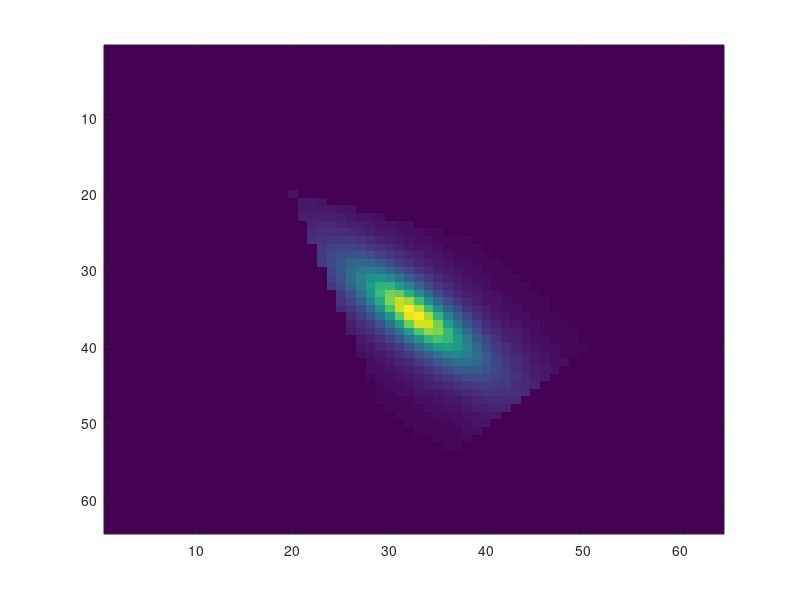
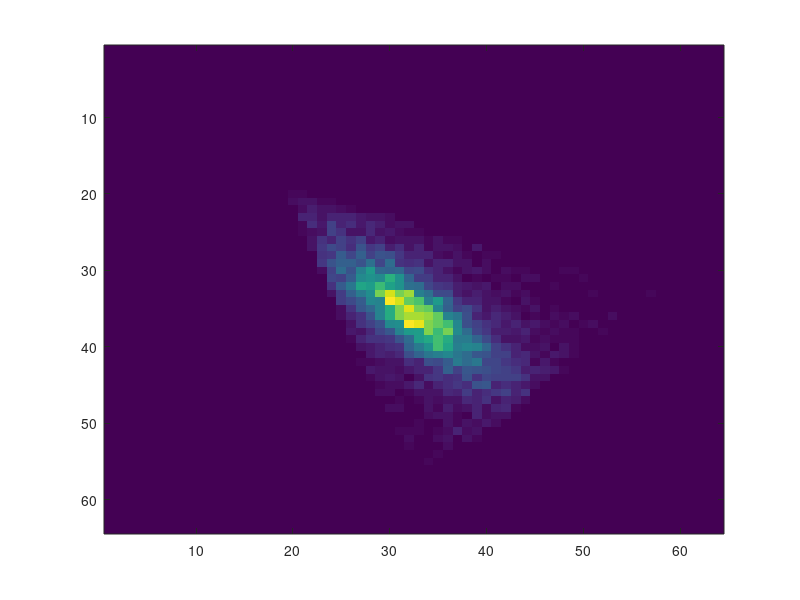

Write the MATLAB code that produced these figures, in order.
function [] = test_simulation()

	%% Cauchy parameters
	a = [0.5 0];
	b = [1 1];
	p = 0.8;

	%% Triangle vertices
	x1 = [-2 -2];
	x2 = [0 4];
	x3 = [4 0];
	
	%% plot axes
	AXES = [-5 5 -5 5]	
	PLOT_RESOLUTION = 64;
	
	%% plot the Cauchy distribution inside the triangle
	distrib_reference = zeros(PLOT_RESOLUTION, PLOT_RESOLUTION);
	for j=1:PLOT_RESOLUTION
	for i=1:PLOT_RESOLUTION

		x(1) = AXES(1) + (AXES(2)-AXES(1)) * (i-0.5)/PLOT_RESOLUTION;
		x(2) = AXES(1) + (AXES(2)-AXES(1)) * (j-0.5)/PLOT_RESOLUTION;
		distrib_reference(i,j) = Cauchy(x, a, b, p) * InsideTriangle(x1, x2, x3, x);
			
	end
	end
	figure
	imagesc(distrib_reference)
	
	%% generate 8k random points and plot
	numberOfPoints = 8192
	distrib_simulated = zeros(PLOT_RESOLUTION, PLOT_RESOLUTION);
	for i = 1:numberOfPoints
			
		% generate random numbers
		U1 = rand;
		U2 = rand;
		
		% get point
		x = SimulateCauchyOverPolygon_analytic(x1, x2, x3, a, b, p, U1, U2);

		% splat point in distribution
		i = floor((x(1)-AXES(1)) / (AXES(2)-AXES(1)) * PLOT_RESOLUTION) + 1;
		j = floor((x(2)-AXES(3)) / (AXES(4)-AXES(3)) * PLOT_RESOLUTION) + 1;
		if i>=1 && i <= PLOT_RESOLUTION && j>=1 && j <= PLOT_RESOLUTION
			distrib_simulated(i,j) += 1;
		endif
	
	end
	figure
	imagesc(distrib_simulated)
	
endfunction

function [inside] = InsideTriangle(x1, x2, x3, x)

	x12 = x2-x1;
	x23 = x3-x2;
	x31 = x1-x3;
	x10 = x-x1;
	x20 = x-x2;
	x30 = x-x3;
	
	inside = true;
	inside = inside & (-sign(x12(1)*x31(2)-x12(2)*x31(1)) == sign(x12(1)*x10(2)-x12(2)*x10(1)));
	inside = inside & (-sign(x23(1)*x12(2)-x23(2)*x12(1)) == sign(x23(1)*x20(2)-x23(2)*x20(1)));
	inside = inside & (-sign(x31(1)*x23(2)-x31(2)*x23(1)) == sign(x31(1)*x30(2)-x31(2)*x30(1)));

endfunction


function [x] = SimulateCauchyOverPolygon_analytic(x1, x2, x3, a, b, p, U1, U2)

	%% 
	x1_std = CauchyToStd(x1, a, b, p);
	x2_std = CauchyToStd(x2, a, b, p);
	x3_std = CauchyToStd(x3, a, b, p);
	
	%% Spherical triangle vertices
	w1 = x1_std / norm(x1_std);
	w2 = x2_std / norm(x2_std);
	w3 = x3_std / norm(x3_std);
	
	%% Simulate point uniformly in the spherical triangle 
	w = SimulateSphericalTriangle(w1, w2, w3, U1, U2);
	
	%% Map point from hemisphere to plane
	x_std = w / w(3);
	
	%% 
	x = StdToCauchy(x_std, a, b, p);

endfunction

%% Evaluate the Cauchy distribution
function [v] = Cauchy(x, a, b, p)
	
	x_std = CauchyToStd(x, a, b, p);
	v = CauchyStd(x_std) * 1 / (b(1)*b(2)*sqrt(1-p^2));
	
endfunction

%% Evaluate the standard Cauchy distribution
function [v] = CauchyStd(x)

	v = 1/(2*pi) * 1/(x(1)^2+x(2)^2+1)^(3/2);
	
endfunction

%% Location-scale correlation forward
function [x_std] = CauchyToStd(x_c, a, b, p)

	x_std(1) = (x_c(1)-a(1)) / b(1);
	x_std(2) = (b(1)*(x_c(2)-a(2)-p*b(2)*(x_c(1)-a(1)))) / (b(1)*b(2)*sqrt(1-p^2));
	x_std(3) = 1;
	
endfunction

%% Location-scale correlation backward
function [x_c] = StdToCauchy(x_std, a, b, p)

	x_c(1) = b(1)*x_std(1) + a(1);
	x_c(2) = b(2) * (p*x_std(1) + x_std(2)*sqrt(1-p^2)) + a(2);
	x_c(3) = 1;

endfunction

%% Generate a random point uniformly in a spherical triangle 
%% Based on "Stratified Sampling of Spherical Triangles" by James Arvo
function [w] = SimulateSphericalTriangle(w1, w2, w3, U1, U2)

	%%
	a = acos(dot(w2, w3));
	b = acos(dot(w1, w3));
	c = acos(dot(w1, w2));

	%% Spherical angles of the triangle
	alpha = SphericalAngle(w1, w2, w3);
	beta = SphericalAngle(w2, w1, w3);
	gamma = SphericalAngle(w3, w1, w2);

	%% solid angle 
	Omega = U1 * (alpha + beta + gamma - pi);
	
	%% 
	s = sin(Omega - alpha);
	t = cos(Omega - alpha);
	u = t - cos(alpha);
	v = s + sin(alpha)*cos(c);
	q = ((v*t-u*s) * cos(alpha) - v) / ((v*s+u*t)*sin(alpha));
	C2 = q*w1 + sqrt(1-q*q) * normalize(w3 - dot(w3,w1)*w1);
	z = 1-U2*(1-dot(C2, w2));
	
	%% result
	w = z*w2 + sqrt(1-z*z) * normalize(C2 - dot(C2,w2)*w2);
	
endfunction

%% Angle at w1 of the spherical triangle w1, w2, w3 
function [alpha] = SphericalAngle(w1, w2, w3)

	w12 = normalize((w2-w1) - w1*dot(w2-w1, w1));
	w13 = normalize((w3-w1) - w1*dot(w3-w1, w1));
	alpha = acos(dot(w12, w13));
	
endfunction

%% Normalize 3d vector
function [w] = normalize(w)

	w = w / norm(w);

endfunction
